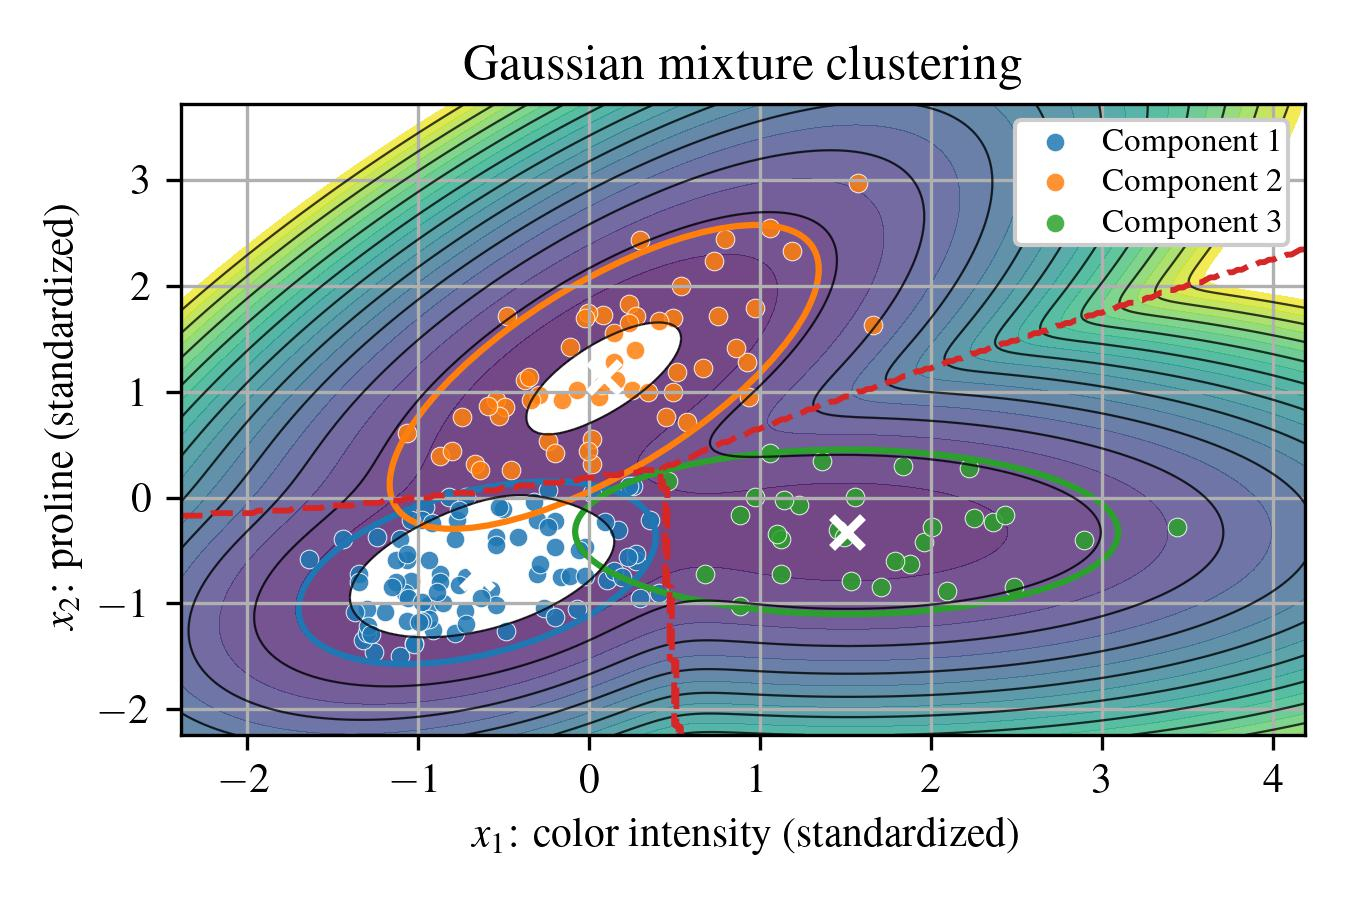

Source code (Python):
#!/usr/bin/env python3
# -*- coding: utf-8 -*-

try:
    import IPython as IP
    ip = IP.get_ipython()
    if ip is not None:
        ip.run_line_magic('reset', '-sf')
except Exception:
    pass

#%% import modules and set default fonts and colors

"""
Default plot formatting code for Austin Downey's series of open-source notes/
books. This common header is used to set the fonts and format.

Header file last updated July 19, 2025
"""

import numpy as np
import scipy as sp
import matplotlib.pyplot as plt
import matplotlib as mpl
from matplotlib.patches import Ellipse
import sklearn as sk
from sklearn.datasets import load_wine
from sklearn.preprocessing import StandardScaler
from sklearn.mixture import GaussianMixture

# set default fonts and plot colors
plt.rcParams.update({'text.usetex': True})
plt.rcParams.update({'image.cmap': 'viridis'})
plt.rcParams.update({'font.serif':['Times New Roman', 'Times', 'DejaVu Serif',
 'Bitstream Vera Serif', 'Computer Modern Roman', 'New Century Schoolbook',
 'Century Schoolbook L',  'Utopia', 'ITC Bookman', 'Bookman',
 'Nimbus Roman No9 L', 'Palatino', 'Charter', 'serif']})
plt.rcParams.update({'font.family':'serif'})
plt.rcParams.update({'font.size': 10})
plt.rcParams.update({'mathtext.rm': 'serif'})
plt.rcParams.update({'mathtext.fontset': 'custom'})
cc = plt.rcParams['axes.prop_cycle'].by_key()['color']
## End of plot formatting code

plt.close('all')

#%% Load and prepare the wine data

wine = load_wine()
feature_names = list(wine.feature_names)

feature_pair = ['color_intensity', 'proline']
cols = [feature_names.index(name) for name in feature_pair]

X = wine.data[:, cols]
X = StandardScaler().fit_transform(X)

x_label = r'$x_1$: color intensity (standardized)'
y_label = r'$x_2$: proline (standardized)'

x_min = X[:, 0].min() - 0.75
x_max = X[:, 0].max() + 0.75
y_min = X[:, 1].min() - 0.75
y_max = X[:, 1].max() + 0.75

xx, yy = np.meshgrid(np.linspace(x_min, x_max, 250),
                     np.linspace(y_min, y_max, 250))

X_grid = np.c_[xx.ravel(), yy.ravel()]

#%% Fit Gaussian mixture model

gmm = GaussianMixture(n_components=3,
                      covariance_type='full',
                      random_state=42,
                      n_init=10)

labels = gmm.fit_predict(X)

log_density_grid = gmm.score_samples(X_grid).reshape(xx.shape)
density_grid = -log_density_grid

labels_grid = gmm.predict(X_grid).reshape(xx.shape)

#%% Plot Gaussian mixture clustering

fig, ax = plt.subplots(figsize=(4.5, 3.0))

levels = np.linspace(np.nanpercentile(density_grid, 5),
                     np.nanpercentile(density_grid, 95),
                     22)

ax.contourf(xx, yy, density_grid,
            levels=levels,
            cmap='viridis',
            alpha=0.75)

ax.contour(xx, yy, density_grid,
           levels=levels[::2],
           colors='k',
           linewidths=0.55,
           alpha=0.75)

ax.contour(xx, yy, labels_grid,
           levels=[0.5, 1.5],
           colors=cc[3],
           linewidths=1.4,
           linestyles='--')

for k in np.unique(labels):

    mask = labels == k

    ax.scatter(X[mask, 0],
               X[mask, 1],
               s=20,
               color=cc[int(k)],
               alpha=0.85,
               edgecolors='white',
               linewidths=0.25,
               label='Component ' + str(k + 1))

for j in range(3):

    mean = gmm.means_[j]
    cov = gmm.covariances_[j]

    eigvals, eigvecs = np.linalg.eigh(cov)
    order = eigvals.argsort()[::-1]

    eigvals = eigvals[order]
    eigvecs = eigvecs[:, order]

    angle = np.degrees(np.arctan2(eigvecs[1, 0],
                                  eigvecs[0, 0]))

    width = 2 * 2.0 * np.sqrt(eigvals[0])
    height = 2 * 2.0 * np.sqrt(eigvals[1])

    ellipse = Ellipse(mean,
                      width,
                      height,
                      angle=angle,
                      facecolor='none',
                      edgecolor=cc[j],
                      linewidth=1.5)

    ax.add_patch(ellipse)

    ax.scatter(mean[0],
               mean[1],
               marker='x',
               s=55,
               color='white',
               linewidths=2.0,
               zorder=5)

ax.set_title('Gaussian mixture clustering')
ax.set_xlabel(x_label)
ax.set_ylabel(y_label)
ax.set_xlim(x_min, x_max)
ax.set_ylim(y_min, y_max)
ax.grid(True)

ax.legend(framealpha=1,
          loc='best',
          handletextpad=0.4,
          borderpad=0.2,
          labelspacing=0.3,
          fontsize=8)

for spine in ax.spines.values():
    spine.set_linewidth(0.8)

#%% Save figure
plt.tight_layout()
plt.savefig('Gaussian_mixture_cluster.jpg',dpi=300)
